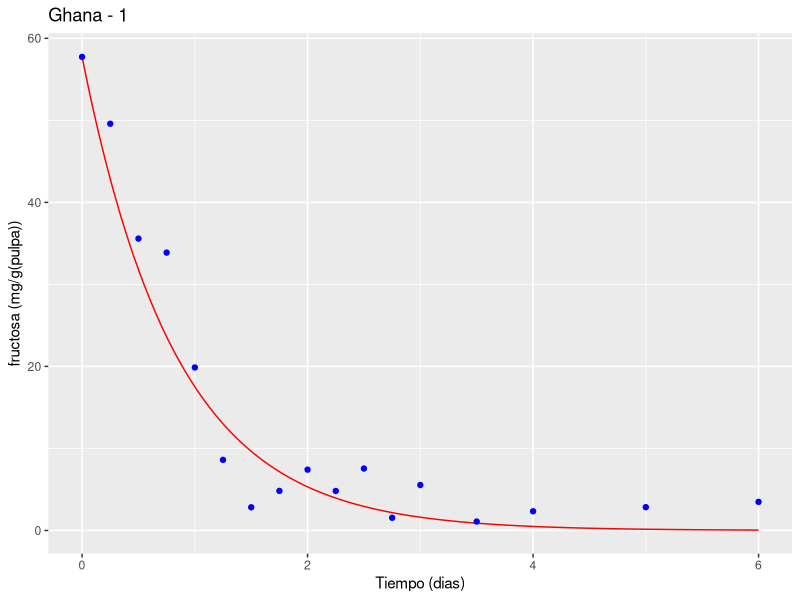
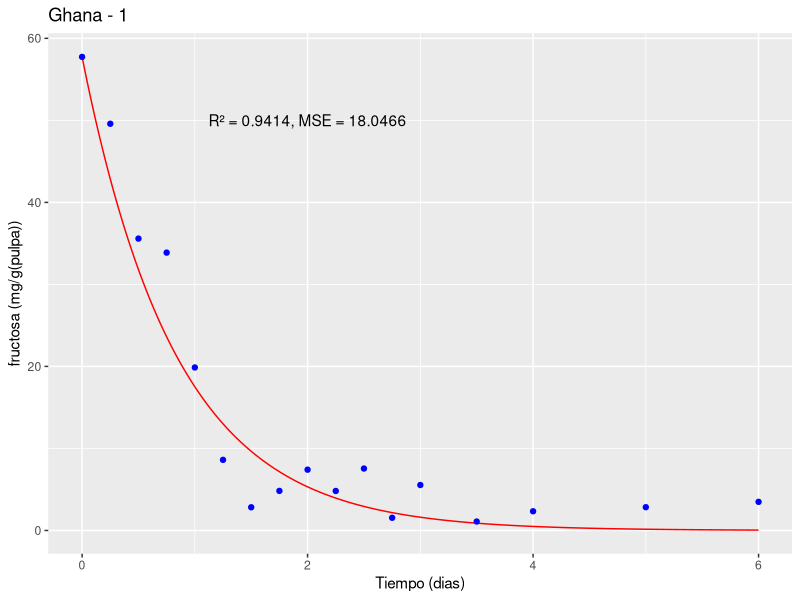
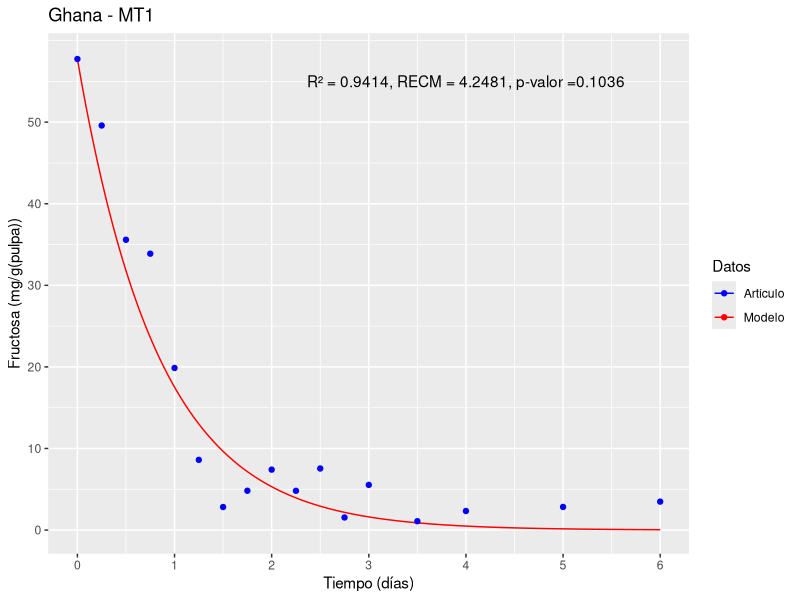

Write R code to recreate these figures, in order.
library(deSolve)
library(ggplot2)
state1<-c(y=57.741) # Estado inicial#
times1<-seq(0,6,1/10000) #6 dias con 10000 intervalos por día#
parameters1<-c(Y1=56.806,Y2=96.144) #vector con los valores de los parametros#
#Camu et al., 2007 Ghana <- Ghana - MT1#
#doi:10.1128/AEM.02189-06#
#Ghana - MT1#

# (i) DATOS PARA ALIMENTAR EL MODELO # FRUCTOSA

#nu1#
U<- 0.2907
f<- 57.741
K<-0.6910
L<-0.0291804
U1 <- (U*f/f+K*L)*L
U1
#nu2#
U2<- 0.1018
f2<- 57.741
K2<-0.6682
BAL2<-0.0078688

U2 <- (U2*f2/f2+K2*BAL2)*BAL2
U2

#Ecuación diferencial#
ODE1<-function(times,state,parameters){ 
  y<-state[1] #estado inicial
  Y1<-parameters[1] #párametro 1
  Y2<-parameters[2] #párametro 2
  dy<--(Y1*U1/0.5)*y-(Y2*U2/0.5)*y #ecuación 
  res<-dy
  list(res)
}


#solución númerica#
solution1<-lsoda(state1, times1, ODE1, parameters1)

# (ii) DATOS EXPERIMENTALES DEL ARTICULO#

ts = c(0,6/24,12/24,18/24,24/24,30/24,36/24,42/24,48/24,54/24,60/24,66/24,72/24,84/24,96/24,120/24,144/24)
fru<-c(57.741,49.588,35.584,33.876,19.871,8.607,2.825,4.821,7.409,4.812,7.548,1.544,5.539,1.086,2.337,2.837,3.486)

#Grafico#

df <- data.frame(time = solution1[,1], fructose = solution1[,2])
d<-ggplot() +
  geom_line(data = df, aes(x = time, y = fructose), color = "red") +
  geom_point(data = data.frame(time = ts, fructose = fru), aes(x = time, y = fructose), color = "blue") +
  xlab("Tiempo (dias)") + ylab("fructosa (mg/g(pulpa))") +
  ggtitle("Ghana - 1")
plot(d)


#Validación estadistica#

#Para validar estadísticamente el modelo matemático se pueden utilizar diversas herramientas de análisis,
#pero una de las más comunes es comparar los resultados del modelo con datos experimentales y evaluar la calidad del ajuste.
#En este caso, podemos utilizar el coeficiente de determinación (R²) y el error cuadrático medio (MSE) como medidas de ajuste#

#Para calcular el R² y el MSE, podemos comparar los valores predichos por el modelo con los datos experimentales.
#Primero, podemos extraer los valores predichos por el modelo en los mismos puntos en los que se tomaron las mediciones experimentales,
#utilizando la función approx() de R:

pred <- approx(solution1[,1], solution1[,2], ts)$y

#Luego, podemos calcular el R² y el MSE utilizando las siguientes fórmulas:
SSE <- sum((fru - pred)^2)
SST <- sum((fru - mean(fru))^2)
R2 <- 1 - SSE/SST
MSE <- SSE/length(fru)
RECM <- sqrt(MSE)

#Donde SSE es la suma de los errores cuadráticos,
#SST es la suma total de cuadrados, 
#R² es el coeficiente de determinación y MSE es el error cuadrático medio#

cat("R² = ", round(R2, 4), "\n")
cat("MSE = ", round(MSE, 4), "\n")
cat("RECM = ", round(RECM, 4), "\n")

#El R² mide la proporción de la variación total en los datos experimentales
#que es explicada por el modelo. Un valor de R² cercano a 1 indica un buen ajuste del modelo a los datos experimentales.

#El MSE mide el promedio de los errores al cuadrado entre los valores experimentales
#y los valores predichos por el modelo. Un valor bajo de MSE indica una buena capacidad predictiva del modelo.

d <- ggplot() +
  geom_line(data = df, aes(x = time, y = fructose), color = "red") +
  geom_point(data = data.frame(time = ts, fructose = fru), aes(x = time, y = fructose), color = "blue") +
  xlab("Tiempo (dias)") + ylab("fructosa (mg/g(pulpa))") +
  ggtitle("Ghana - 1") +
  annotate("text", x = 2, y = 50, label = paste0("R² = ", round(R2, 4), ", MSE = ", round(MSE, 4)))

plot(d)

#Prueba de hipotesis con un alfa de 0.05#
#para determinar si hay una diferencia significativa entre los valores predichos por el modelo y los datos experimentales#

# Prueba de hipótesis
alpha <- 0.05

# Calcula los residuos
residuals <- fru - pred

# Prueba t para comparar los valores predichos con los datos experimentales
t_stat <- t.test(residuals)$statistic
p_value <- t.test(residuals)$p.value

#En este código, se calculan los residuos restando
#los valores predichos por el modelo de los datos experimentales. 
#Luego, se realiza una prueba t para comparar los residuos con una 
#media de cero (hipótesis nula: no hay diferencia significativa).
#El resultado de la prueba t incluye el estadístico de prueba (t_stat) y el valor p (p_value).
# Compara el p-valor con el nivel de significancia
if (p_value < alpha) {
  cat("La diferencia entre los valores predichos y los datos experimentales es significativa.\n")
} else {
  cat("No se encontró una diferencia significativa entre los valores predichos y los datos experimentales.\n")
}

cat("Prueba t estadística:", round(t_stat, 4), "\n")
cat("Valor p:", round(p_value, 4), "\n")

#Final plot#

# Primero, definimos los colores que queremos utilizar para cada elemento
colores <- c(Modelo = "red", Artículo = "blue")

# Luego, modificamos el script para asignar un nombre a cada geom y establecer la escala de colores manualmente
d <- ggplot() +
  geom_line(data = df, aes(x = time, y = fructose, color = "Modelo"), show.legend = TRUE) +
  geom_point(data = data.frame(time = ts, fructose = fru), aes(x = time, y = fructose, color = "Artículo"), show.legend = TRUE) +
  xlab("Tiempo (días)") + ylab("Fructosa (mg/g(pulpa))") +
  ggtitle("Ghana - MT1") +
  annotate("text", x = 4, y = 55, label = paste0("R² = ", round(R2, 4), ", RECM = ", round(RECM, 4), ", p-valor =", round(p_value, 4))) +
  labs(color = "Datos") +  # Cambiamos el título de la leyenda
  scale_color_manual(values = colores) +
  scale_x_continuous(limits = c(0, 6), breaks = seq(0, 6, 1)) +  # Límites del eje x y los intervalos entre marcas
  scale_y_continuous(limits = c(0, 58), breaks = seq(0, 58, 10))   # Límites del eje y y los intervalos entre marcas

# Gráfica#
print(d)
